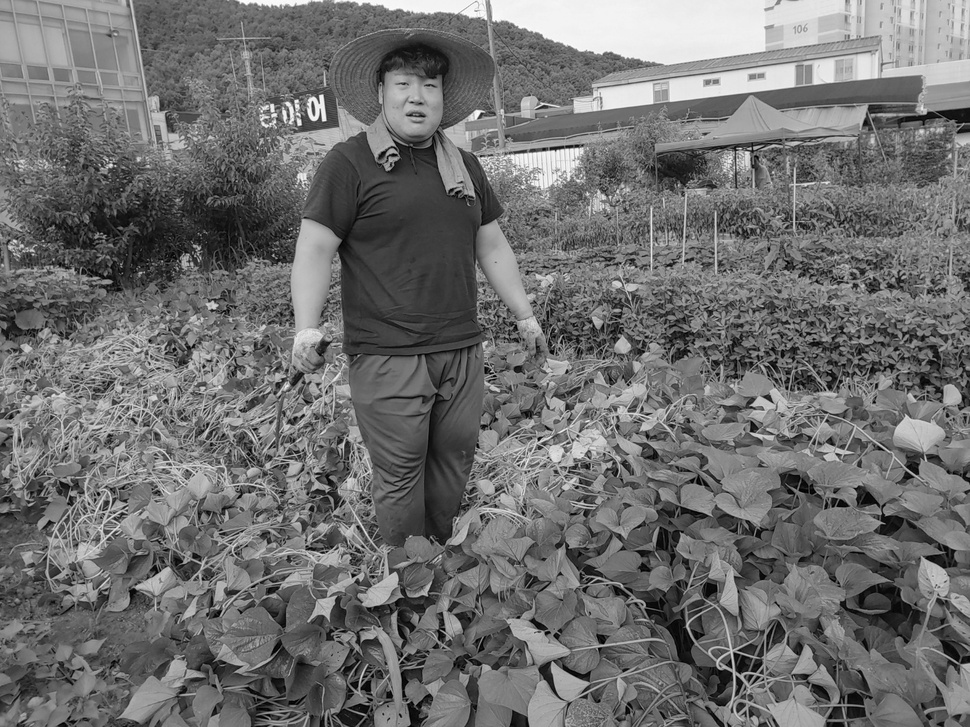
#> input picture 1/san1.jpg, 970 x 727 px, shrunk from 1411 x 1058 before the run, found by its file name
$ python 5.py
#> lines starting #> are read from the running program, lines starting #| are printed output that depends on the picture
import cv2
from matplotlib import pyplot as plt

img = cv2.imread('D:\image\san1.jpg', cv2.IMREAD_GRAYSCALE) # 파일 읽어 오기(흑백)
#> img is the input picture: shape (727, 970); min 0, max 255, mean 111.1

img_equalization = cv2.equalizeHist(img)  # 이미지 평활화
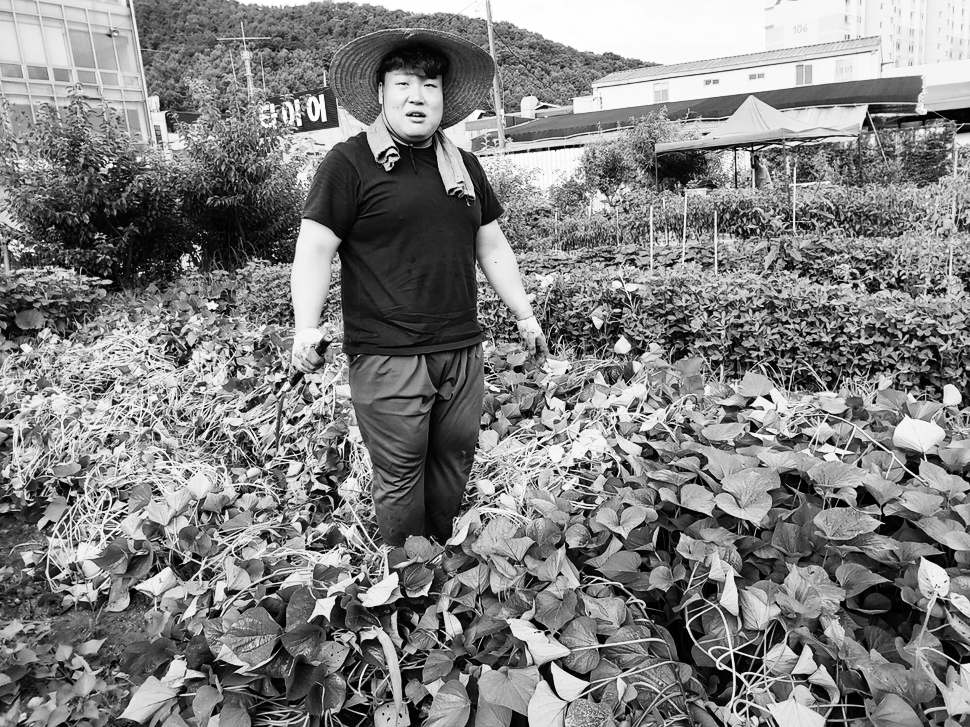
#> img_equalization: shape (727, 970); min 0, max 255, mean 128.3
cv2.imshow('equalization', img_equalization)
cv2.waitKey()
cv2.destroyAllWindows()
cv2.imwrite('D:\image\san1_equalization.jpg', img_equalization) # 이미지 저장

plt.hist(img_equalization.ravel(), 256, [0,256])  # 히스토그램 출력
plt.show()
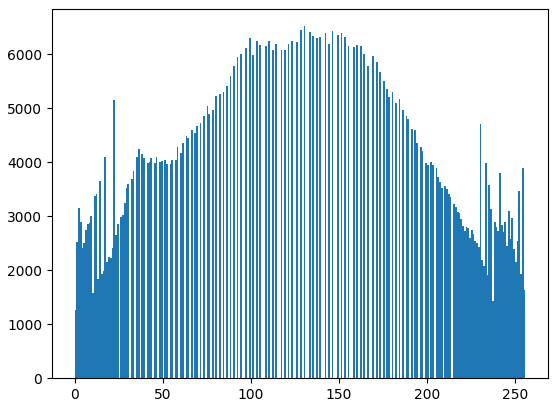
#> figure drawn by matplotlib, 1 panel; tallest bar 6517 high, from x = 130 to 131
